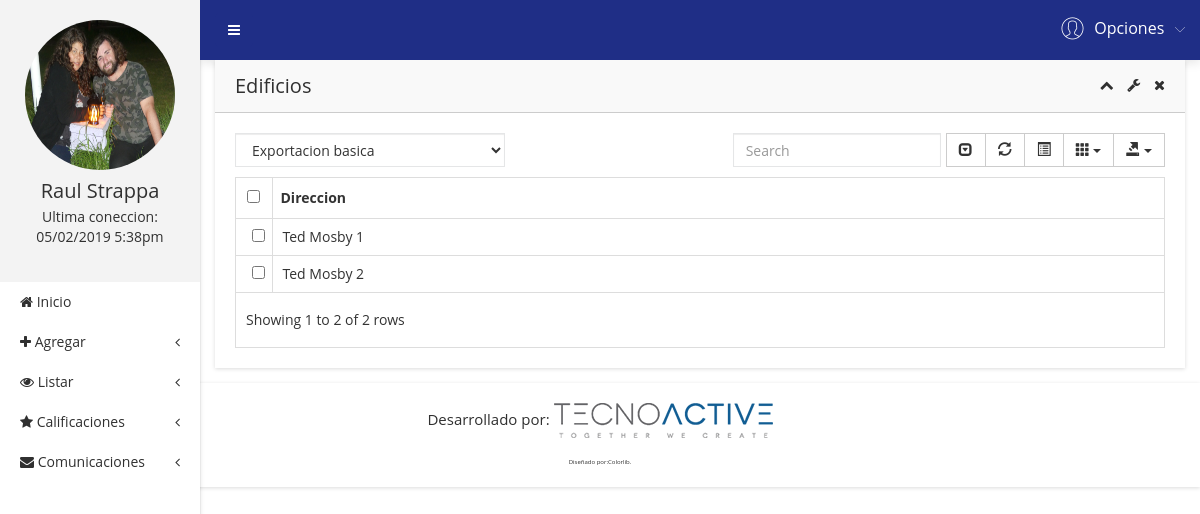
Page /?c=Usuario&a=EdificiosPorComunidad&id=1 (signed in) on the earlier database version.
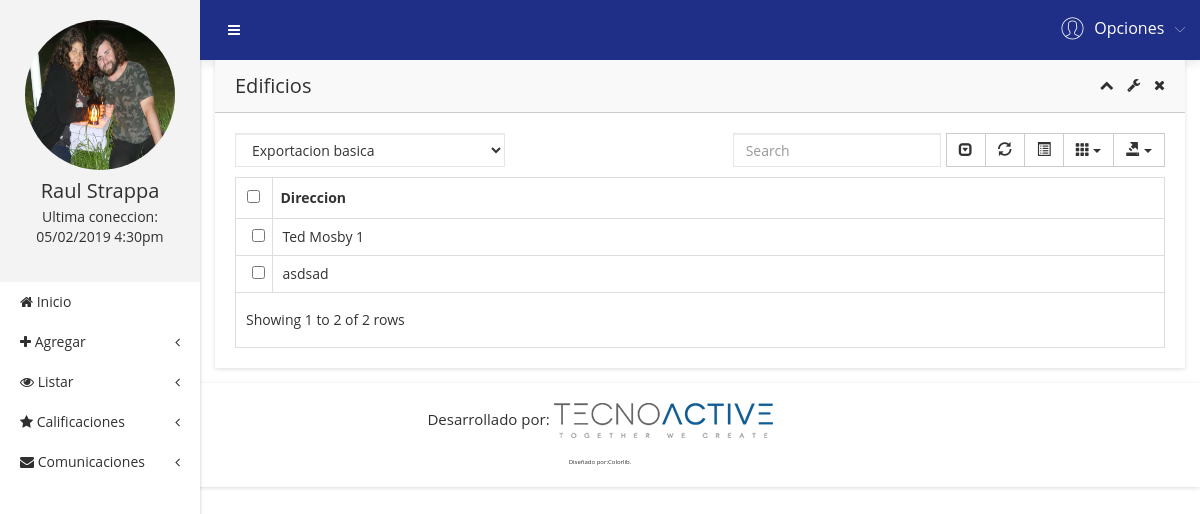
Same page on the later database version.
### tables this page shows
CREATE TABLE edificio (
  idEdificio INT(6) NOT NULL AUTO_INCREMENT,
  idComunidad INT(6) NOT NULL,
  direccionEdificio VARCHAR(200) NOT NULL,
  PRIMARY KEY (idEdificio)
);

### controller/usuario.controller.php (called while the page is built, shortened)
<?php
require_once 'model/edificio.php';
class UsuarioController
{
    public function EdificiosPorComunidad()
    {
      $e = new Edificio();
      require_once 'view/header.php';
      require_once 'view/listarEdificiosComunidad.php';
      require_once 'view/footer.php';
    }
}
 ?>

### model/database.php (called while the page is built, shortened)
<?php
class Database
{
	public static function Conn()
	{
		$conn = new PDO('mysql:host=localhost;dbname=awake','root','',array(PDO::MYSQL_ATTR_INIT_COMMAND=>'SET NAMES \'UTF8\''));
		$conn -> setAttribute(PDO::ATTR_ERRMODE,PDO::ERRMODE_EXCEPTION);
		return $conn;
	}
}
?>

### model/edificio.php (called while the page is built, shortened)
<?php
class edificio
{
  private $conn;
  public function __CONSTRUCT()
   {
       try
       {
         $this->conn = Database::Conn();
       }
       catch(Exception $e)
       {
         die($e->getMessage());
       }
   }
   public function ListarEdificiosComunidad($id)
   {
     $sql = $this->conn->prepare("SELECT * FROM edificio e join comunidad c using(idComunidad) where idComunidad =?");
     $sql->execute(array($id));
     return $sql->fetchAll(PDO::FETCH_OBJ);
   }
}
 ?>

### view/listarEdificiosComunidad.php (the view, shortened to what the changed rows need)
<div class="admin-dashone-data-table-area">
    <div class="container-fluid">
        <div class="row">
            <div class="col-lg-12">
                <div class="sparkline8-list shadow-reset">
                    <div class="sparkline8-hd">
                        <div class="main-sparkline8-hd">
                            <h1>Edificios</h1>
                            <div class="sparkline8-outline-icon">
                                <span class="sparkline8-collapse-link"><i class="fa fa-chevron-up"></i></span>
                                <span><i class="fa fa-wrench"></i></span>
                                <span class="sparkline8-collapse-close"><i class="fa fa-times"></i></span>
                            </div>
                        </div>
                    </div>
                    <div class="sparkline8-graph">
                        <div class="datatable-dashv1-list custom-datatable-overright">
                            <div id="toolbar">
                                <select class="form-control">
                                    <option value="">Exportacion basica</option>
                                </select>
                            </div>
                            <table id="table" data-toggle="table" data-pagination="true" data-search="true" data-show-columns="true" data-show-pagination-switch="true" data-show-refresh="true" data-key-events="true" data-show-toggle="true" data-resizable="true" data-cookie="true" data-cookie-id-table="saveId" data-show-export="true" data-click-to-select="true" data-toolbar="#toolbar">
                                <thead>
                                    <tr>
                                        <th data-field="Direccion" data-editable="true">Direccion</th>
                                    </tr>
                                </thead>
                                <tbody>
                                <?php foreach ($e->ListarEdificiosComunidad($_REQUEST['id']) as $row): ?>
                                  <tr>
                                      <td><?php echo $row->direccionEdificio ?></td>
                                  </tr>
                                <?php endforeach; ?>
                                </tbody>
                            </table>
                        </div>
                    </div>
                </div>
            </div>
        </div>
    </div>
</div>
</div>
</div>

### view/header.php (shortened to what the changed rows need)
<!doctype html>
<html class="no-js" lang="en">
<head>
    <link rel="stylesheet" href="assets/css/bootstrap.min.css">
    <link rel="stylesheet" href="assets/css/font-awesome.min.css">
    <link rel="stylesheet" href="assets/css/adminpro-custon-icon.css">
    <link rel="stylesheet" href="assets/css/meanmenu.min.css">
    <link rel="stylesheet" href="assets/css/jquery.mCustomScrollbar.min.css">
    <link rel="stylesheet" href="assets/css/animate.css">
    <link rel="stylesheet" href="assets/css/data-table/bootstrap-table.css">
    <link rel="stylesheet" href="assets/css/data-table/bootstrap-editable.css">
    <link rel="stylesheet" href="assets/css/normalize.css">
    <link rel="stylesheet" href="assets/css/c3.min.css">
    <link rel="stylesheet" href="assets/css/form/all-type-forms.css">
    <link rel="stylesheet" href="assets/css/form.css">
    <link rel="stylesheet" href="assets/style.css">
    <link rel="stylesheet" href="assets/css/responsive.css">
    <link rel="stylesheet" href="assets/css/miCSS.css">
</head>
<body class="materialdesign">
    <div class="wrapper-pro">
        <div class="left-sidebar-pro">
            <nav id="sidebar">
                <div class="sidebar-header">
                    <a href="?c=Usuario&a=MiPerfil"><img src="<?php echo $_SESSION['fotoPerfil'] ?>" alt="" />
                    </a>
                    <h3><?php echo $_SESSION['nombre'] ?></h3>
                    <p>Ultima coneccion: <br> <?php echo $_SESSION['ultimaConexion'] ?></p>
                </div>
                <div class="left-custom-menu-adp-wrap">
                    <ul class="nav navbar-nav left-sidebar-menu-pro">
                        <li class="nav-item">
                            <a href="?c=Usuario&a=Dashboard" role="button" ><i class="fa big-icon fa-home"></i> <span class="mini-dn">Inicio</span> <span class=><i class=""></i></span></a>
                        </li>
                        <li class="nav-item"><a href="#" data-toggle="dropdown" role="button" aria-expanded="false" class="nav-link dropdown-toggle"><i class="fa big-icon fa-plus"></i> <span class="mini-dn">Agregar</span> <span class="indicator-right-menu mini-dn"><i class="fa indicator-mn fa-angle-left"></i></span></a>
                        </li>
                        <li class="nav-item"><a href="#" data-toggle="dropdown" role="button" aria-expanded="false" class="nav-link dropdown-toggle"><i class="fa big-icon fa-eye"></i> <span class="mini-dn">Listar</span> <span class="indicator-right-menu mini-dn"><i class="fa indicator-mn fa-angle-left"></i></span></a>
                        </li>
                        <li class="nav-item"><a href="#" data-toggle="dropdown" role="button" aria-expanded="false" class="nav-link dropdown-toggle"><i class="fa big-icon fa-star"></i> <span class="mini-dn">Calificaciones</span> <span class="indicator-right-menu mini-dn"><i class="fa indicator-mn fa-angle-left"></i></span></a>
                        </li>
                        <li class="nav-item"><a href="#" data-toggle="dropdown" role="button" aria-expanded="false" class="nav-link dropdown-toggle"><i class="fa big-icon fa-envelope"></i> <span class="mini-dn">Comunicaciones</span> <span class="indicator-right-menu mini-dn"><i class="fa indicator-mn fa-angle-left"></i></span></a>
                        </li>
                    </ul>
                </div>
            </nav>
        </div>
        <div class="content-inner-all">
            <div class="header-top-area">
                <div class="fixed-header-top">
                    <div class="container-fluid">
                        <div class="row">
                            <div class="col-lg-1 col-md-6 col-sm-6 col-xs-12">
                                <button type="button" id="sidebarCollapse" class="btn bar-button-pro header-drl-controller-btn btn-info navbar-btn">
                                    <i class="fa fa-bars"></i>
                                </button>
                            </div>
                            <div class="col-lg-5 col-md-5 col-sm-6 col-xs-12">
                                <div class="header-right-info">
                                    <ul class="nav navbar-nav mai-top-nav header-right-menu">
                                        <li class="nav-item">
                                            <a href="#" data-toggle="dropdown" role="button" aria-expanded="false" class="nav-link dropdown-toggle">
                                                <span class="adminpro-icon adminpro-user-rounded header-riht-inf"></span>
                                                <span class="admin-name">Opciones</span>
                                                <span class="author-project-icon adminpro-icon adminpro-down-arrow"></span>
                                            </a>
                                        </li>
                                    </ul>
                                </div>
                            </div>
                        </div>
                    </div>
                </div>
            </div>

Differences in the rows shown:
changed edificio: direccionEdificio "Ted Mosby 2" → "asdsad"
Other differences:
$_SESSION['ultimaConexion']: "05/02/2019 5:38pm" → "05/02/2019 4:30pm"
